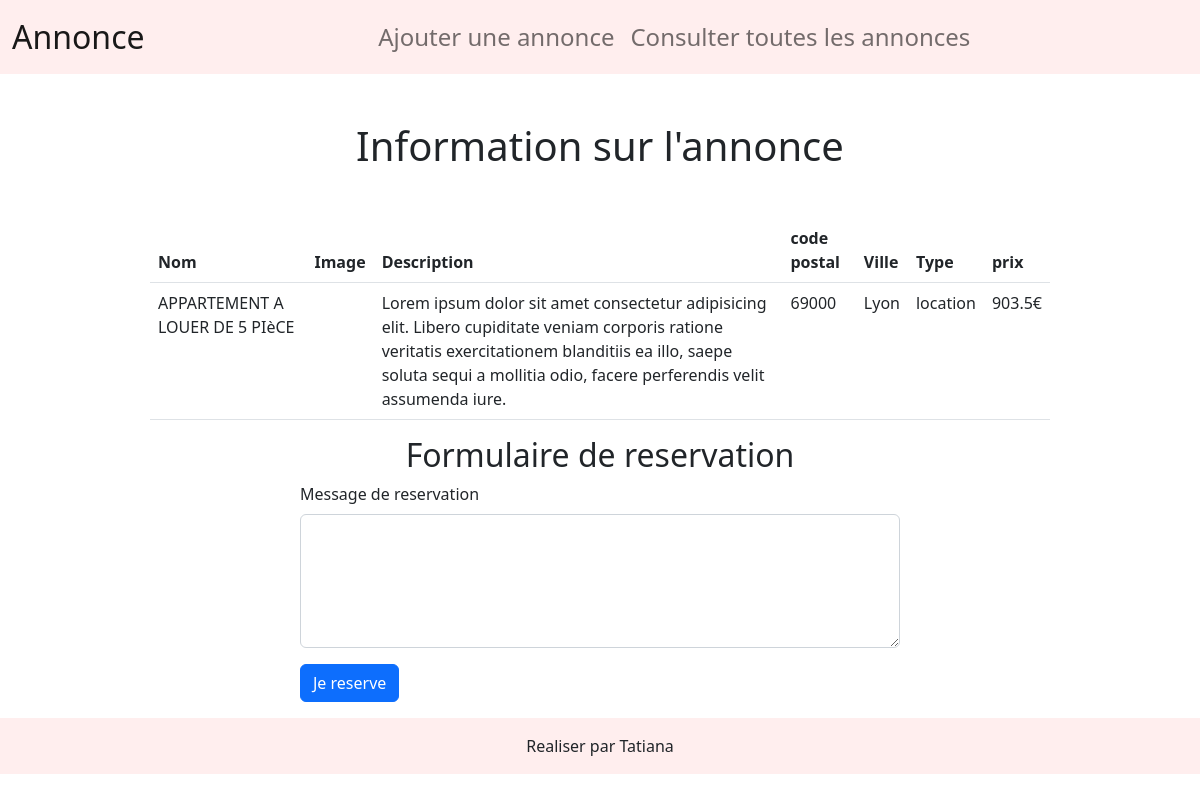
Page /consulterAnnonce.php?id_advert=4 on the committed database.
### tables this page shows
CREATE TABLE `advert` (
  `id_advert` int(11) NOT NULL,
  `image` varchar(255) NOT NULL,
  `title` varchar(155) NOT NULL,
  `description` varchar(255) NOT NULL,
  `postal_code` int(5) NOT NULL,
  `city` varchar(100) NOT NULL,
  `type` enum('vente','location') NOT NULL,
  `price` float NOT NULL,
  `reservation_message` text NOT NULL
);

### inc/functions.inc.php (called while the page is built, shortened)
<?php
    function connexionBdd(){
        $dsn = "mysql:host=".DBHOST.";dbname=".DBNAME.";charset=utf8";
        try {
            $pdo = new PDO($dsn,DBUSER,DBPASS);
            $pdo->setAttribute(PDO::ATTR_ERRMODE,PDO::ERRMODE_EXCEPTION);
            $pdo->setAttribute(PDO::ATTR_DEFAULT_FETCH_MODE,PDO::FETCH_ASSOC);
        } catch (PDOException $e) {
            die($e->getMessage());
        }
        return $pdo;
    }
    function showAnnonce(int $id) :array{
        $pdo = connexionBdd();
        $sql = "SELECT * FROM advert WHERE id_advert = :id";
        $request = $pdo->prepare($sql);
        $request->execute(array(
            ':id'=> $id
        ));
        $result = $request->fetch();
        return $result;
    }
?>

### consulterAnnonce.php (the view, shortened to what this page needs)
<?php
    require_once("inc/functions.inc.php");
    if(isset($_GET['id_advert'])){
        if(!empty($_GET['id_advert'])){
           $id_advert = htmlentities($_GET['id_advert']);
           $annonce = showAnnonce($id_advert);
        }
    }
    require_once("inc/header.inc.php");
?>
<main>
    <div class="mt-5 w-75 m-auto ">
        <h1 class="text-center mb-5">Information sur l'annonce</h1>
        <table class="table">
            <thead>
                <tr>
                    <th scope="col">Nom </th>
                    <th scope="col">Image </th>
                    <th scope="col">Description</th>
                    <th scope="col">code postal</th>
                    <th scope="col">Ville</th>
                    <th scope="col">Type</th>
                    <th scope="col">prix</th>
                </tr>
            </thead>
            <tbody>
                    <tr>
                        <td> <?= strtoupper($annonce['title'])  ?> </td>
                        <td><img src="<?= $annonce['image'] ?>" alt="" class="img-fluid" ></td>
                        <td> <?= html_entity_decode($annonce['description'])  ?></td>
                        <td> <?= $annonce['postal_code'] ?> </td>
                        <td> <?= $annonce['city'] ?> </td>
                        <td> <?= $annonce['type'] ?> </td>
                        <td> <?= $annonce['price']."€" ?> </td>
                    </tr>
            </tbody>
        </table>
    </div>
    <?php if(empty($annonce['reservation_message'])){ ?>
        <div class="mt-3  w-50 m-auto ">
            <h2 class="mt-2 text-center">Formulaire de reservation</h2>
            <form action="" method="POST" >
                <div class="row mb-3">
                    <div class="col-sm-12 col-md-12">
                        <label for="reservation_message" class="form-label">Message de reservation </label>
                        <textarea class="form-control" id="reservation_message" rows="5" name="reservation_message" ></textarea>
                    </div>
                </div>
                <div class="row mb-3">
                    <div class="col">
                    <button class="btn btn-primary" type="submit">Je reserve</button>
                    </div>
                </div>
            </form>
        </div>
   <?php } ?>
</main>
<?php
    require_once("inc/footer.inc.php");
?>

### assets/css/style.css (style rules this page uses)
* { box-sizing: border-box; margin: 0; padding: 0; }

### rows in the picture
advert: title "APPARTEMENT A LOUER DE 5 PIèCE", description "Lorem ipsum dolor sit amet consectetur adipisicing elit. Libero cupiditate veniam corporis ratione veritatis exercitationem blanditiis ea illo, saepe soluta sequi a mollitia odio, facere perferendis velit assumenda iure.", postal_code "69000", city "Lyon", type "location", price "903.5"
